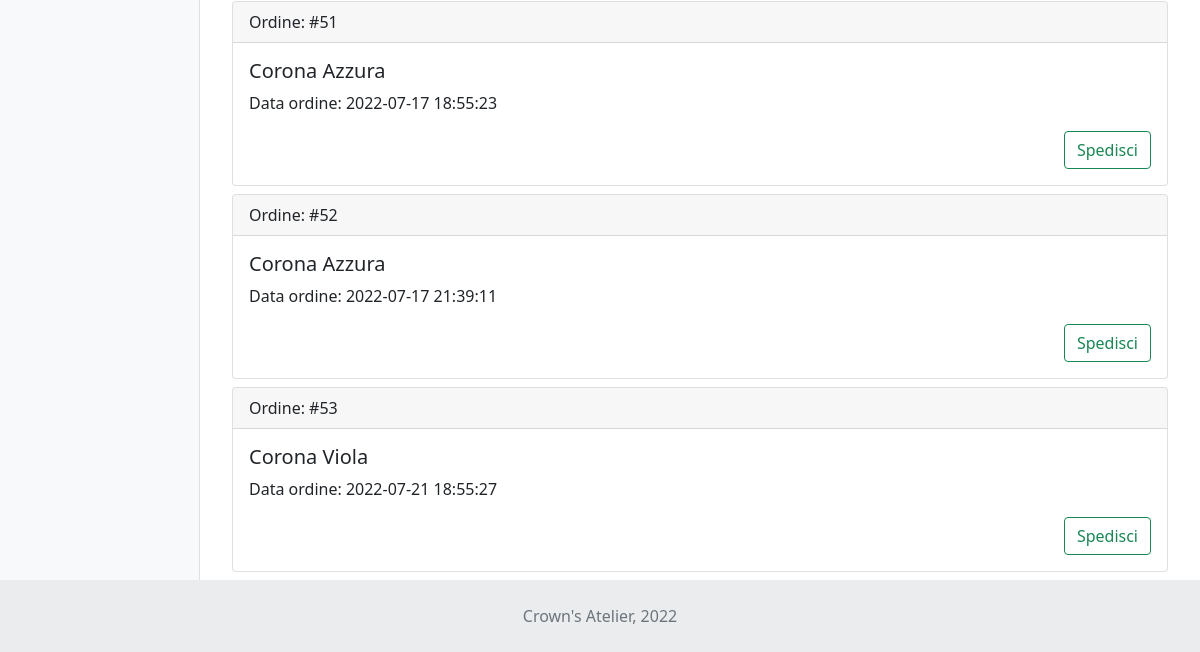
Page /dashboard.php?id=seller-order (signed in, lower part) on the earlier database version.
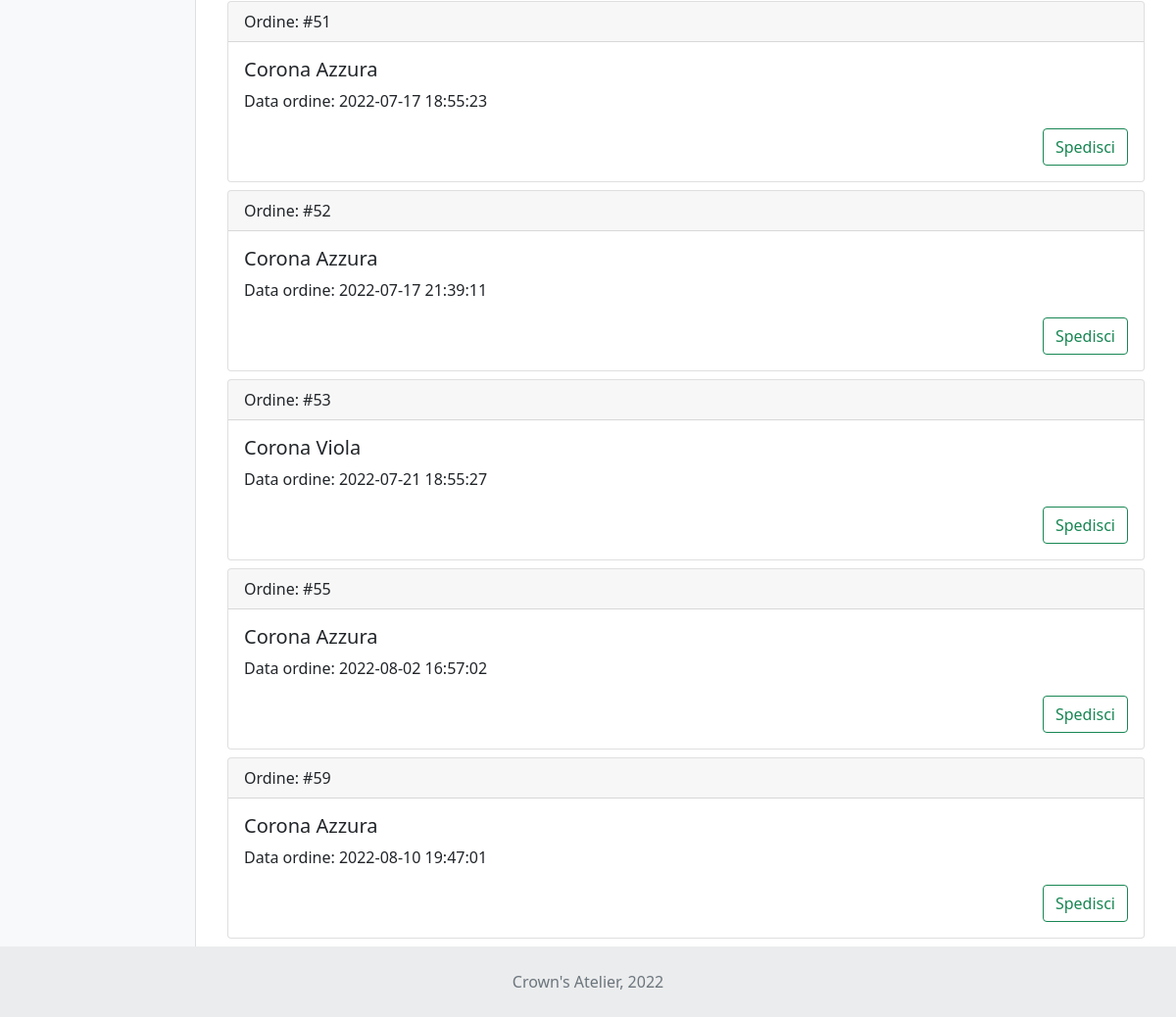
Same page on the later database version.
### tables this page shows
CREATE TABLE `ordini` (
  `nOrdine` int NOT NULL AUTO_INCREMENT,
  `dataRichiesta` datetime NOT NULL,
  `stato` varchar(512) NOT NULL,
  `dataEffettuazione` datetime DEFAULT NULL,
  `idCliente` int NOT NULL,
  PRIMARY KEY (`nOrdine`),
  KEY `fk_ordini_email_idx` (`idCliente`),
  CONSTRAINT `fk_ordini_email` FOREIGN KEY (`idCliente`) REFERENCES `utenti` (`idUtente`)
);

CREATE TABLE `liste_prodotti_ordine` (
  `nOrdine` int NOT NULL,
  `idProdotto` int NOT NULL,
  `idFornitore` int NOT NULL,
  `qnt` int NOT NULL,
  `spedito` tinyint DEFAULT '0',
  PRIMARY KEY (`nOrdine`,`idProdotto`,`idFornitore`),
  KEY `fk_liste_prodotti_ordine_nOrdine_idx` (`nOrdine`),
  KEY `fk_liste_prodotti_ordine_fornitore_idx` (`idFornitore`),
  KEY `fk_liste_prodotti_ordine_idProdotto_idx` (`idProdotto`),
  CONSTRAINT `fk_liste_prodotti_ordine_fornitore` FOREIGN KEY (`idFornitore`) REFERENCES `prodotti_forniti` (`idFornitore`),
  CONSTRAINT `fk_liste_prodotti_ordine_idProdotto` FOREIGN KEY (`idProdotto`) REFERENCES `prodotti_forniti` (`idProdotto`),
  CONSTRAINT `fk_liste_prodotti_ordine_nOrdine` FOREIGN KEY (`nOrdine`) REFERENCES `ordini` (`nOrdine`)
);

CREATE TABLE `prodotti` (
  `idProdotto` int NOT NULL AUTO_INCREMENT,
  `nome` varchar(512) NOT NULL,
  `descrizione` varchar(512) NOT NULL,
  `imgURL` varchar(150) NOT NULL,
  `categoria` int NOT NULL,
  PRIMARY KEY (`idProdotto`),
  KEY `fk_prodotti_categoria_idx` (`categoria`),
  CONSTRAINT `fk_prodotti_categoria` FOREIGN KEY (`categoria`) REFERENCES `categorie` (`idCategoria`)
);

### dashboard.php (called while the page is built, shortened)
<?php
require_once 'start.php';
$templateParams["titolo"] = "Crown's Atelier";
$templateParams["nav"] = "navbar.php";
$templateParams["nome"] = "./template/dashboard.php";
if(isset($_GET['id'])){
    $templateParams["page"] = './template/dashboard/dashboard-'.$_GET['id'].'.php';
    if($_GET['id'] == "notification") {
        if($_SESSION['tipo'] == "cliente"){
            $templateParams['notication'] = $dbh->notificationForUser($_SESSION['id'], -1);
        } else {
            $templateParams['notication'] = $dbh->notificationForSeller($_SESSION['id'], -1);
        }
    } else if ($_GET['id'] == "user-order") {
        $templateParams['orders'] = $dbh->orderForUser($_SESSION['id']);
    } else if ($_GET['id'] == "seller-order") {
        $templateParams['orders'] = $dbh->orderForSeller($_SESSION['id']);
    }
}
$templateParams["dashboardNav"] = './template/dashboard/dashboard-'.$_SESSION["tipo"].'-nav.php';
require 'template/base.php';
?>

### db/database.php (called while the page is built, shortened)
<?php
class DatabaseHelper{
    private $db;
    public function __construct($servername, $username, $password, $dbname, $port){
        $this->db = new mysqli($servername, $username, $password, $dbname, $port);
    }
    public function orderForSeller($pkid) {
        $query="SELECT *
        FROM ordini
        LEFT JOIN liste_prodotti_ordine
        ON liste_prodotti_ordine.nOrdine = ordini.nOrdine
        LEFT JOIN prodotti
        ON prodotti.idProdotto = liste_prodotti_ordine.idProdotto
        WHERE liste_prodotti_ordine.idFornitore = ?
        AND liste_prodotti_ordine.nOrdine IS NOT NULL";
        $stmt = $this->db->prepare($query);
        $stmt->bind_param('i', $pkid);
        $stmt->execute();
        return $stmt->get_result()->fetch_all(MYSQLI_ASSOC);
    }
}
?>

### start.php (called while the page is built, shortened)
<?php
require_once("db/database.php");
$dbh = new DatabaseHelper("127.0.0.1", "root", "root", "my_crownsatelier", 3306);
?>

### template/dashboard/dashboard-seller-order.php (the view, shortened to what this page needs)
<?php if(!isset($templateParams['orders']) ||  count($templateParams['orders'])==0 ): ?>
    <div class="d-flex">
        <h3 class="m-3">Nessun ordine<h3>
        <lottie-player src="https://assets8.lottiefiles.com/packages/lf20_uqfbsoei.json"  background="transparent"  speed="1"  style="width: 300px; height: 300px;"  loop  autoplay></lottie-player>
    </div>
<?php else: ?>
    <?php foreach($templateParams['orders'] as $order): ?>
        <div class="card m-2">
            <div class="card-header">
                Ordine: #<?php echo $order['nOrdine'];?>
            </div>
            <div class="card-body">
                <h5 class="card-title"><?php echo $order['nome'];?></h5>
                <p class="card-text">
                    Data ordine: <?php echo $order['dataRichiesta'];?>
                </p>
                <div class="d-flex justify-content-end align-items-center">
                    <form method="POST" action="#">
                        <button type="submit" name="remove" class="btn btn-outline-success" <?php if($order['spedito'] == 1) {echo 'disabled';}?>><?php if($order['spedito'] == 1) {echo 'Spedito';} else {echo 'Spedisci';}?></button>
                    </form>
                </div>
            </div>
        </div>
<?php endforeach;?>
<?php endif; ?>

Differences in the rows shown:
added ordini: liste_prodotti_ordine.nOrdine "55", prodotti.nome "Corona Azzura", dataRichiesta "2022-08-02 16:57:02"
added ordini: liste_prodotti_ordine.nOrdine "59", prodotti.nome "Corona Azzura", dataRichiesta "2022-08-10 19:47:01"
